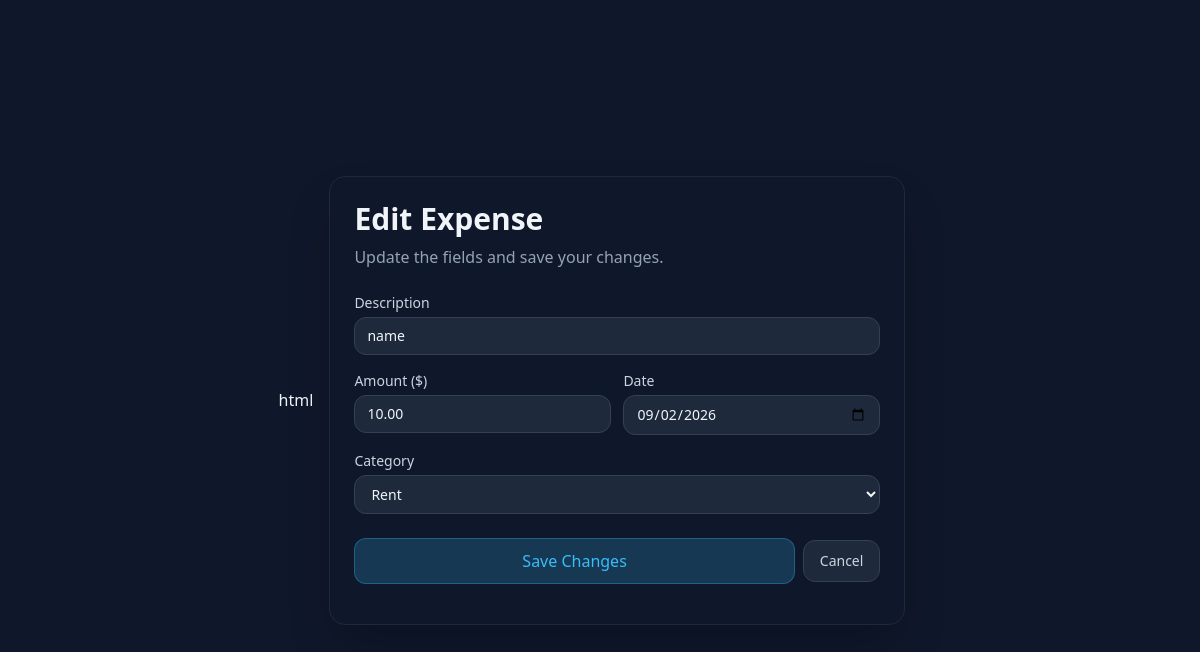
Page /edit-expense/1 on the committed database.
### app.py (models this page shows, shortened)
class Expense(db.Model):
    id = db.Column(db.Integer, primary_key=True)
    description = db.Column(db.String(100), nullable=False)
    amount = db.Column(db.Float, nullable=False)
    category = db.Column(db.String(50), nullable=False)
    date = db.Column(db.Date, nullable=False, default=lambda: datetime.now(timezone.utc).date())

### app.py (the view, shortened to what this page needs)
@app.route("/edit-expense/<int:expense_id>", methods=["GET", "POST"])
def edit_post(expense_id):
    expense = Expense.query.get_or_404(expense_id)
    categories_list = ["Food", "Transport", "Rent", "Utilities"]
    return render_template('edit.html', expense=expense, categories=categories_list)

### templates/edit.html (shortened to what this page needs)
<!DOCTYPE html>
<html lang="en" class="h-full">
  <head>
    <script src="https://cdn.tailwindcss.com"></script>
  </head>
  <body class="h-full bg-slate-900 text-slate-100 flex items-center justify-center">
  <section class="w-full max-w-xl rounded-2xl border border-slate-800 bg-slate-900 p-6 shadow-2xl mx-4">
    <h1 class="text-3xl font-semibold mb-2">Edit Expense</h1>
    <p class="text-slate-400 mb-6">Update the fields and save your changes.</p>
    <form method="post" action="{{ url_for('edit_post', expense_id=expense.id) }}" class="space-y-4">
      <label class="block text-sm">
        <span class="mb-1 block text-slate-300">Description</span>
        <input name="description"
               value="{{ expense.description }}"
               class="w-full rounded-xl bg-slate-800 border border-slate-700 px-3 py-2 text-slate-100 focus:outline-none focus:border-brand" required />
      </label>
      <div class="grid grid-cols-2 gap-3">
        <label class="block text-sm">
          <span class="mb-1 block text-slate-300">Amount ($)</span>
          <input type="number" step="0.01" min="0.01" name="amount"
                 value="{{ '%.2f'|format(expense.amount) }}"
                 class="w-full rounded-xl bg-slate-800 border border-slate-700 px-3 py-2 text-slate-100 focus:outline-none focus:border-brand" required />
        </label>
        <label class="block text-sm">
          <span class="mb-1 block text-slate-300">Date</span>
          <input type="date" name="date"
                 value="{{ expense.date }}"
                 class="w-full rounded-xl bg-slate-800 border border-slate-700 px-3 py-2 text-slate-100 focus:outline-none focus:border-brand" required />
        </label>
      </div>
      <label class="block text-sm">
        <span class="mb-1 block text-slate-300">Category</span>
        <select name="category"
                class="w-full rounded-xl bg-slate-800 border border-slate-700 px-3 py-2 text-slate-100 focus:outline-none">
          {% for c in categories %}
            <option value="{{ c }}" {% if expense.category == c %}selected{% endif %}>{{ c }}</option>
          {% endfor %}
        </select>
      </label>
      <div class="flex items-center gap-2 pt-2">
        <button class="flex-1 rounded-xl bg-brand/20 hover:bg-brand/30 text-brand px-4 py-2.5 font-medium border border-brand/30 transition"
                type="submit">Save Changes</button>
        <a class="rounded-xl bg-slate-800 hover:bg-slate-700 px-4 py-2.5 text-slate-300 border border-slate-700 text-center text-sm transition"
           href="{{ url_for('first_exp') }}">Cancel</a>
      </div>
    </form>
  </section>
</body>
</html>

### rows in the picture
Expense: description "name", amount "10.00", date "09/02/2026", category "Rent"
